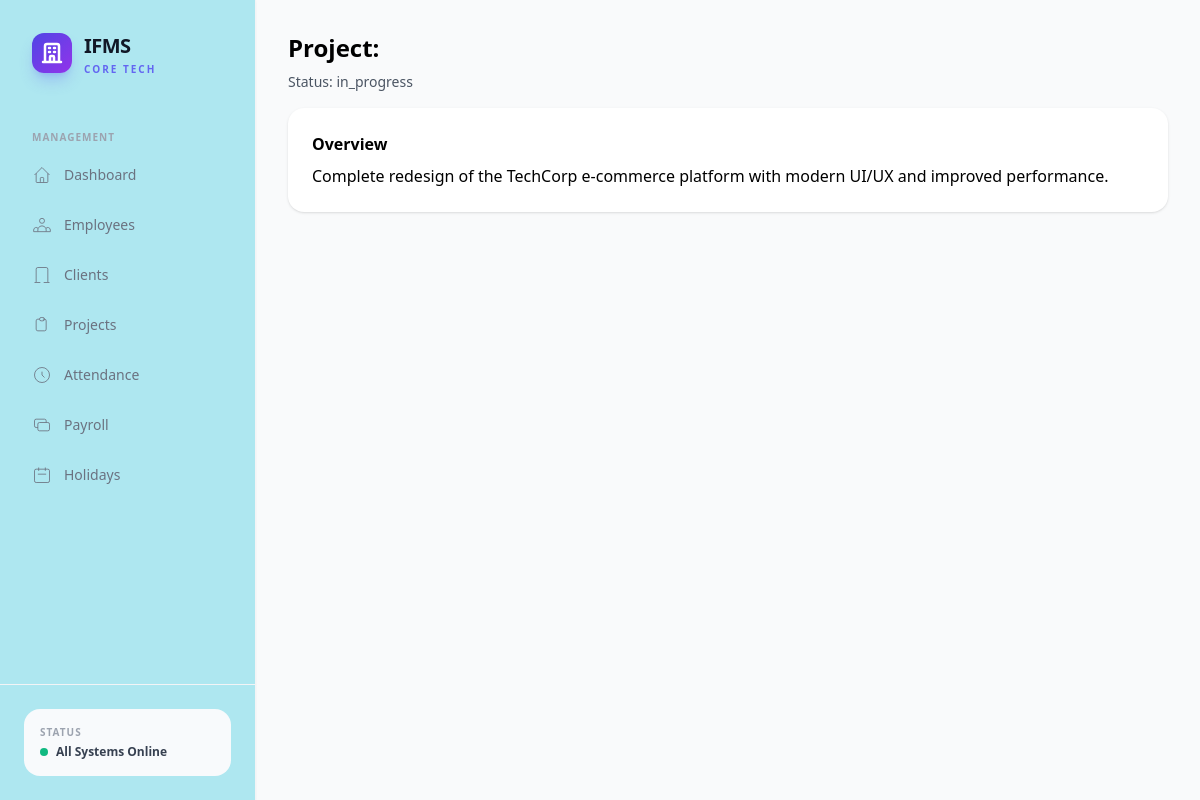
The app's page /client/project_detail.php?id=1 (signed in) with its own data.
### tables this page shows
CREATE TABLE IF NOT EXISTS projects (
    id INT AUTO_INCREMENT PRIMARY KEY,
    title VARCHAR(255) NOT NULL,
    slug VARCHAR(255) NOT NULL UNIQUE,
    description TEXT,
    organization_id INT,
    status ENUM('pending','approved','in_progress','on_hold','completed','cancelled') DEFAULT 'pending',
    priority ENUM('low','medium','high','critical') DEFAULT 'medium',
    start_date DATE,
    end_date DATE,
    estimated_budget DECIMAL(14,2),
    actual_cost DECIMAL(14,2) DEFAULT 0,
    progress_percentage TINYINT DEFAULT 0,
    created_by INT,
    created_at TIMESTAMP DEFAULT CURRENT_TIMESTAMP,
    updated_at TIMESTAMP DEFAULT CURRENT_TIMESTAMP ON UPDATE CURRENT_TIMESTAMP,
    FOREIGN KEY (organization_id) REFERENCES organizations(id),
    FOREIGN KEY (created_by) REFERENCES users(id)
);

### client/project_detail.php (the view, shortened to what this page needs)
<?php
$db = getDB();
$id = intval($_GET['id'] ?? 0);
$stmt = $db->prepare("SELECT p.*, o.name as client_name FROM projects p LEFT JOIN organizations o ON p.organization_id = o.id WHERE p.id = ? LIMIT 1");
$stmt->execute([$id]);
$project = $stmt->fetch(PDO::FETCH_ASSOC);
?>
<!doctype html>
<html>
<head>
  <script src="https://cdn.tailwindcss.com"></script>
</head>
<body class="bg-gray-50">
<?php include __DIR__ . '/../includes/sidebar.php'; ?>
<div class="p-8 ml-64">
  <h1 class="text-2xl font-bold mb-2">Project: <?= htmlspecialchars($project['name']) ?></h1>
  <p class="text-sm text-gray-600 mb-4">Status: <?= htmlspecialchars($project['status'] ?? 'N/A') ?></p>
  <div class="bg-white p-6 rounded-2xl shadow">
    <h2 class="font-bold mb-2">Overview</h2>
    <p><?= nl2br(htmlspecialchars($project['description'] ?? 'No description')) ?></p>
  </div>
</div>
</body>
</html>

### records on screen
projects: status "in_progress", description "Complete redesign of the TechCorp e-commerce platform with modern UI/UX and improved performance."
